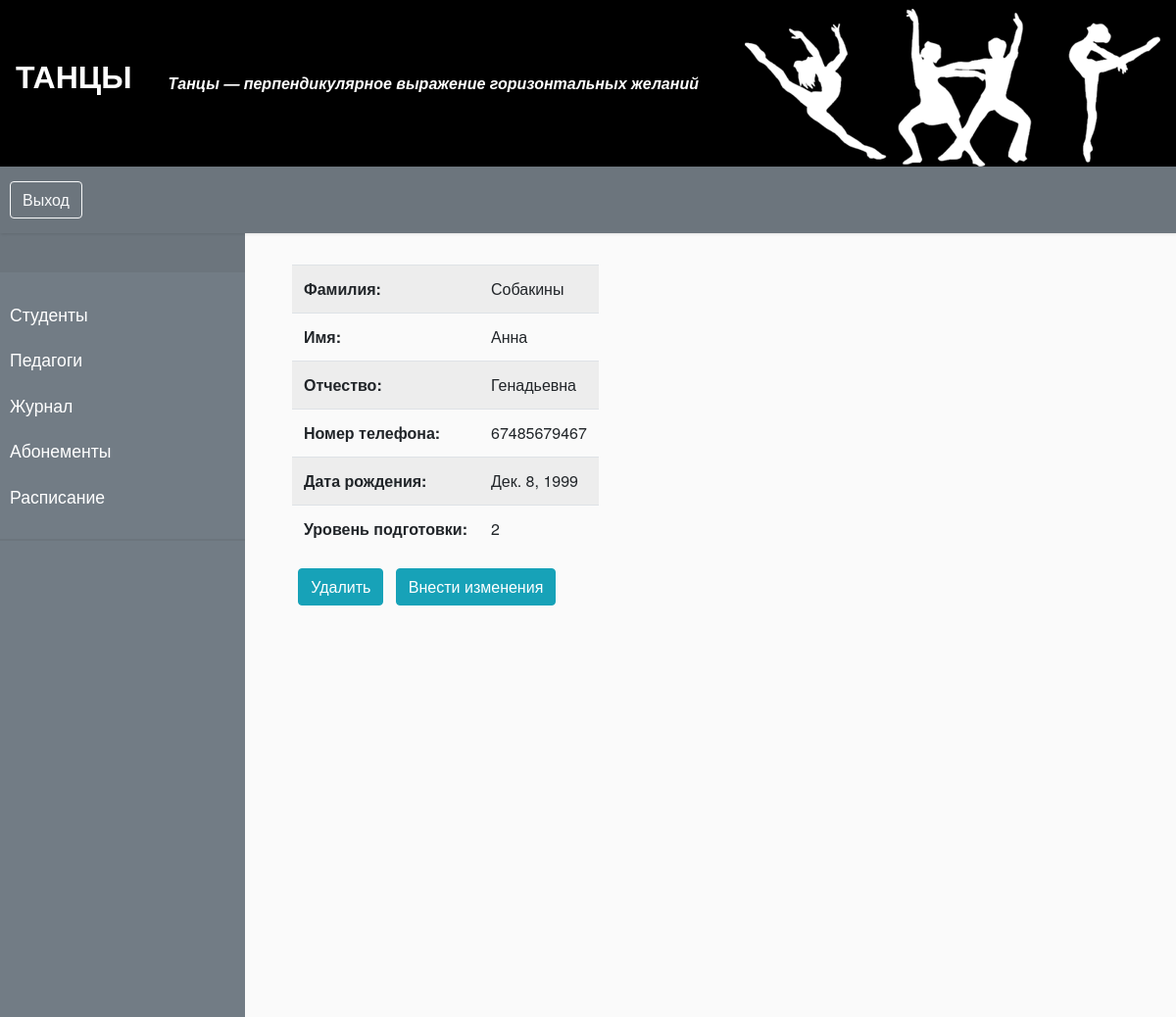
Page /students_list/2 on the committed database.
### main1/models.py (models this page shows, shortened)
class Student(models.Model):
    surname = models.CharField('Фамилия', max_length=50)
    name = models.CharField('Имя', max_length=50)
    middle_name = models.CharField('Отчество', max_length=50)
    number = models.CharField('Номер телефона', max_length=11)
    date_of_birth = models.DateField('Дата рождения', default=timezone.now)
    skill_level = models.CharField('Уровень подготовки', max_length=1, choices=SKILL_TYPES)
    user_id = models.ForeignKey(User11, on_delete=models.CASCADE, db_column='Учетная запись')
    class Meta:
        verbose_name = 'Танцор'
        verbose_name_plural = 'Танцоры'
        ordering = ['surname']

### main1/views.py (the view)
# urls.py: path('students_list/<int:pk>', StudentDetailView.as_view(), name='student_detail'),
class StudentDetailView(DetailView):
    model = Student
    template_name = 'Manager/Student_details_view.html'
    context_object_name = 'person'

### main1/templates/Manager/Student_details_view.html (shortened to what this page needs)
<!DOCTYPE html>
<html lang="en">
<head>
    <link rel="stylesheet" href="https://maxcdn.bootstrapcdn.com/bootstrap/4.0.0/css/bootstrap.min.css" type="text/css">
    <link rel="stylesheet" href="../../dist/css/bootstrap.min.css"  type="text/css">
</head>
<body>
<div class="header">
 <div class="placeholder">
     <p class="logo" style="align-self:center;">ТАНЦЫ</p>
    <div class="hello_text" style="align-self:center;"><i>Танцы — перпендикулярное выражение горизонтальных желаний</i></div>
     <div ><img  src="http://127.0.0.1:8000/static/img/qwa.png" alt="Лого"></div>
 </div>
</div>
<nav class="navbar navbar-expand-lg navbar-light bg-secondary text-white" style="margin:0">
   <a href="{%url 'logout'%}" class="btn btn-outline-light" role="button" >Выход</a>
</nav>
<div class="main_space" style="display:flex;">
   <div class="wrapper" >
            <nav id="sidebar">
                <div class="sidebar-header">
                </div>
                <ul class="list-unstyled components">
                    <li>
                        <a href="{%url 'students_list'%}">Студенты</a>
                    </li>
                    <li>
                        <a href="{%url 'teachers_list'%}">Педагоги</a>
                    </li>
                    <li>
                        <a href="{%url 'visits_list'%}">Журнал</a>
                    </li>
                    <li>
                        <a href="{%url 'subscription_list'%}">Абонементы</a>
                    </li>
                    <li>
                        <a href="{%url 'timetable_list'%}">Расписание</a>
                    </li>
                </ul>
            </nav>
       </div>
    <div style="padding:2em 3em;" class="float-left">
        <table class="table table-striped">
  <tbody>
    <tr>
      <th scope="row">Фамилия:</th>
      <td>{{person.surname}}</td>
    </tr>
    <tr>
      <th scope="row">Имя:</th>
      <td>{{person.name}}</td>
    </tr>
    <tr>
      <th scope="row">Отчество:</th>
      <td>{{person.middle_name}}</td>
    </tr>
   <tr>
      <th scope="row">Номер телефона:</th>
      <td>{{person.number}}</td>
    </tr>
  <tr>
      <th scope="row">Дата рождения:</th>
      <td>{{person.date_of_birth}}</td>
    </tr>
  <tr>
      <th scope="row">Уровень подготовки:</th>
      <td>{{person.skill_level}}</td>
    </tr>
  </tbody>
</table>
        <form class="form-inline" style="margin:2% 0; ">
<a href="{% url 'student_delete' person.id %}" role="button" class="btn btn-info " style="margin:0 2%"><li style="list-style:none">Удалить</li></a>
<a href="{% url 'student_update' person.id %}" role="button" class="btn btn-info" style="margin:0 2%"><li style="list-style:none">Внести изменения</li></a>
</form>
    </div>
</div>
</body>
</html>

### main1/templates/Manager/Student_details_view.html (style rules this page uses)
body { font-family: "HelveticaNeue-Light", "Helvetica Neue Light", "Helvetica Neue","Lucida Grande", sans-serif; margin: 0; background: #fafafa; }
.logo { font-size: 2em; }
.header { width:100%; padding: 0 1em; color: #ffffff; font-size: 1em; font-weight: bold; background:black; }
.placeholder { width:100%; display:flex; justify-content:space-between; }
.navbar { margin:0; }
a, a:hover, a:focus { color: inherit; text-decoration: none; transition: all 0.3s; }
.navbar { padding: 15px 10px; background: #fff; border: none; border-radius: 0; margin-bottom: 40px; box-shadow: 1px 1px 3px rgba(0, 0, 0, 0.1); }
#sidebar { width: 250px; top: 0; left: 0; height: 100vh; background: #727c85; color: #fff; transition: all 0.3s; }
#sidebar .sidebar-header { padding: 20px; background: #6c757d!important;; }
#sidebar ul.components { padding: 20px 0; border-bottom: 2px solid #6c757d; }
#sidebar ul li a { padding: 10px; font-size: 1.1em; display: block; }

### rows in the picture
Student: surname "Собакины", name "Анна", middle_name "Генадьевна", number "67485679467", date_of_birth "Дек. 8, 1999", skill_level "2"
